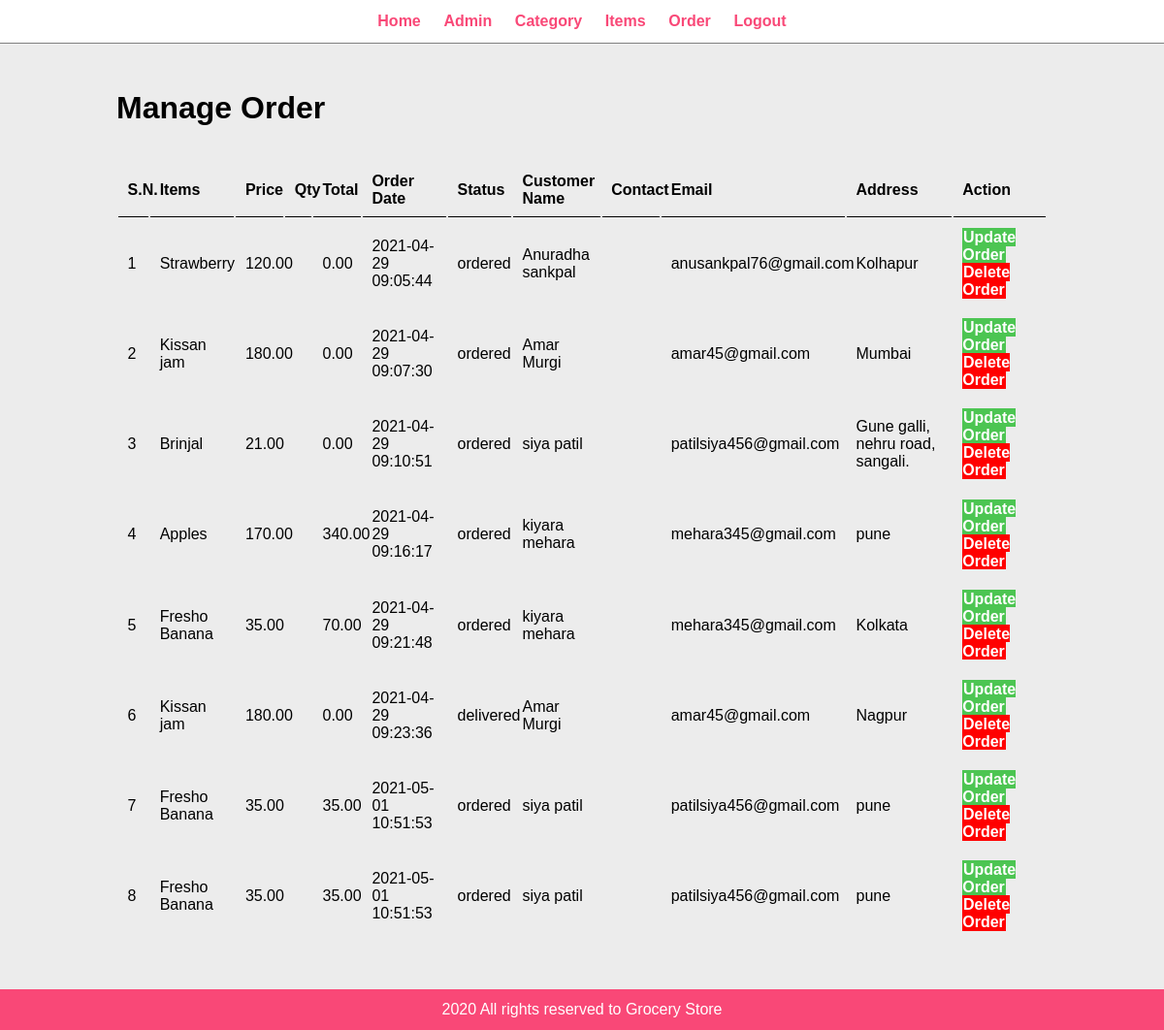
The app's page /manage-order.php (signed in) with its own data.
### tables this page shows
CREATE TABLE IF NOT EXISTS `tbl_order` (
  `id` int UNSIGNED NOT NULL AUTO_INCREMENT,
  `items` varchar(100) NOT NULL,
  `price` decimal(10,2) NOT NULL,
  `qty` int NOT NULL,
  `total` decimal(10,2) NOT NULL,
  `order_date` datetime NOT NULL,
  `status` varchar(100) NOT NULL,
  `customer_name` varchar(100) NOT NULL,
  `customer_contact` varchar(20) NOT NULL,
  `customer_email` varchar(100) NOT NULL,
  `customer_address` varchar(255) NOT NULL,
  PRIMARY KEY (`id`)
);

### manage-order.php (the view, shortened to what this page needs)
<?php include("menu.php")
 ?>
       <div class="main-content">
     <div class="wrapper">
        <h1>Manage Order</h1>
			<br/> <br/>
		<table class="tbl-full">
	<tr>
		    <th>S.N.</th>
			        <th>Items</th>
			            <th>Price</th>
			                <th>Qty</th>
			                    <th>Total</th>
			                        <th>Order Date</th>
			                            <th>Status</th>
			                                 <th>Customer Name</th>
			                                    <th>Contact</th>
				                                    <th>Email</th>
				                                        <th>Address</th>
				                                             <th>Action</th>
	</tr>
	    <?php
		        $sql = "SELECT * FROM tbl_order";
				$res = mysqli_query($conn, $sql);
				$count = mysqli_num_rows($res);
			    $sn = 1;
			      if($count>0)
				  {
					while($rows = mysqli_fetch_assoc($res))
					{
						$items=$rows['items'];
					    $price=$rows['price'];
                        $total=$rows['total'];
					    $order_date=$rows['order_date'];
						$status=$rows['status'];
						$customer_name=$rows['customer_name'];
                        $customer_email=$rows['customer_email'];
					    $customer_address=$rows['customer_address'];
						?>
						 <tr>
		                    <td><?php echo $sn++; ?></td>
		                    <td><?php echo $items; ?></td>
		                    <td><?php echo $price; ?></td>
		                    <td><?php echo $qty; ?></td>
		                    <td><?php echo $total; ?></td>
		                    <td><?php echo $order_date; ?></td>
		                    <td><?php echo $status; ?></td>
		                    <td><?php echo $customer_name; ?></td>
		                    <td><?php echo $customer_cantact; ?></td>
		                    <td><?php echo $customer_email; ?></td>
		                    <td><?php echo $customer_address; ?></td>
		                     <td>
			                 <a href="#" class="btn-secondary">Update Order</a>
                             <a href="#" class="btn-danger">Delete Order</a>
		                     </td>
	                     </tr>
						<?php
                    }
				  }
				  else
				  {
					echo "<tr> <td colspan='12' class='error'>Order Not available. </td> </tr>";
				  }
		?>
</table>
     	</div>
     </div>
 <?php include("footer.php")
    ?>

### menu.php (shortened to what this page needs)
<!DOCTYPE html>
<html>
<head>
	<link rel="stylesheet" type="text/css" href="admin.css">
</head>
<body>
     <div class="menu text-center">
         <div class="wrapper">
     		<ul>
     			<li>
     				<a href="admin.php">Home</a>
     			</li>
				<li>
     				<a href="manage-admin.php">Admin</a>
     			</li>
				<li>
     				<a href="manage-categories.php">Category</a>
     			</li>
				<li>
     				<a href="manage-items.php">Items</a>
     			</li>
				<li>
     				<a href="manage-order.php">Order</a>
     			</li>
				<li>
     				<a href="admin-logout.php">Logout</a>
     			</li>
     		</ul>
     	</div>
     </div>

### footer.php
       <div class="footer">
     	<div class="wrapper">
     		<p class="text-center">2020 All rights reserved to Grocery Store</p>
     	</div>
     </div>
</body>
</html>

### admin.css (style rules this page uses)
* { margin:0; padding:0; font-family: Arial, Helvetica, sans-serif; }
.wrapper { padding:1%; width:80%; margin:0 auto; }
.text-center { text-align:center; }
.tbl-full { width:100%; }
table tr th { border-bottom:1px solid black; padding:1%; text-align:left; }
table tr td { padding:1%; }
.btn-secondary { background-color:#4CC552; padding:1%; color:white; text-decoration:none; font-weight:bold; }
.btn-danger { background-color:#FF0000; padding:1%; color:white; text-decoration:none; font-weight:bold; }
.menu { text-align:center; border-bottom:1px solid gray ; }
.menu ul { list-style-type: none; line-height: 20px; }
.menu ul li { display: inline; padding: 1%; font-weight: bold; }
.menu ul li a { text-decoration:none; font-weight:bold; color: #f94877; }
.main-content { padding:3% 0; background-color:#ECECEC; }
.footer { background-color: #f94877; color:white; }

### records on screen
tbl_order: items "Strawberry", price "120.00", total "0.00", order_date "2021-04-29 09:05:44", status "ordered", customer_name "Anuradha sankpal", customer_email "anusankpal76@gmail.com", customer_address "Kolhapur"
tbl_order: items "Kissan jam", price "180.00", total "0.00", order_date "2021-04-29 09:07:30", status "ordered", customer_name "Amar Murgi", customer_email "amar45@gmail.com", customer_address "Mumbai"
tbl_order: items "Brinjal", price "21.00", total "0.00", order_date "2021-04-29 09:10:51", status "ordered", customer_name "siya patil", customer_email "patilsiya456@gmail.com", customer_address "Gune galli, nehru road, sangali."
tbl_order: items "Apples", price "170.00", total "340.00", order_date "2021-04-29 09:16:17", status "ordered", customer_name "kiyara mehara", customer_email "mehara345@gmail.com", customer_address "pune"
tbl_order: items "Fresho Banana", price "35.00", total "70.00", order_date "2021-04-29 09:21:48", status "ordered", customer_name "kiyara mehara", customer_email "mehara345@gmail.com", customer_address "Kolkata"
tbl_order: items "Kissan jam", price "180.00", total "0.00", order_date "2021-04-29 09:23:36", status "delivered", customer_name "Amar Murgi", customer_email "amar45@gmail.com", customer_address "Nagpur"
tbl_order: items "Fresho Banana", price "35.00", total "35.00", order_date "2021-05-01 10:51:53", status "ordered", customer_name "siya patil", customer_email "patilsiya456@gmail.com", customer_address "pune"
tbl_order: items "Fresho Banana", price "35.00", total "35.00", order_date "2021-05-01 10:51:53", status "ordered", customer_name "siya patil", customer_email "patilsiya456@gmail.com", customer_address "pune"
